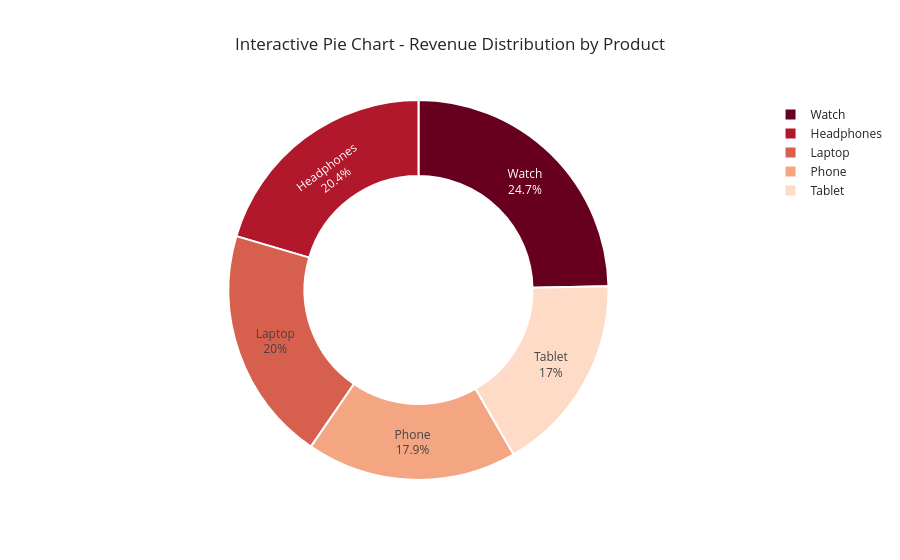

The notebook cell this image was saved under:
### Code cell
pie_data = sales_data.groupby('Product')['Revenue'].sum().reset_index()

fig = px.pie(pie_data,
             values='Revenue',
             names='Product',
             title='Interactive Pie Chart - Revenue Distribution by Product',
             hole=0.6,                       # Creates donut chart (0-1, 0=full pie)
             color_discrete_sequence=px.colors.sequential.RdBu,
             template='seaborn')

# Customize pie chart
fig.update_traces(
    textposition='inside',
    textinfo='percent+label',                # Options: 'label', 'percent', 'value', 'text'
    hovertemplate='<b>%{label}</b><br>Revenue: $%{value:,.0f}<br>Percentage: %{percent}<extra></extra>',
    marker=dict(line=dict(color='white', width=2))  # Add white border
)

fig.update_layout(height=600)
fig.show()

### Figure 1 — Plotly figure (JSON) as saved in the notebook; plotly's stock layout.template omitted (floating-point values rounded to 4 significant figures)
{"data": [{"domain": {"x": [0, 1], "y": [0, 1]}, "hole": 0.6, "hovertemplate": "<b>%{label}</b><br>Revenue: $%{value:,.0f}<br>Percentage: %{percent}<extra></extra>", "labels": ["Headphones", "Laptop", "Phone", "Tablet", "Watch"], "legendgroup": "", "marker": {"line": {"color": "white", "width": 2}}, "name": "", "showlegend": true, "textinfo": "percent+label", "textposition": "inside", "type": "pie", "values": [1703000000.0, 1668000000.0, 1495000000.0, 1414000000.0, 2059000000.0]}], "layout": {"autosize": true, "legend": {"tracegroupgap": 0}, "piecolorway": ["rgb(103,0,31)", "rgb(178,24,43)", "rgb(214,96,77)", "rgb(244,165,130)", "rgb(253,219,199)", "rgb(247,247,247)", "rgb(209,229,240)", "rgb(146,197,222)", "rgb(67,147,195)", "rgb(33,102,172)", "rgb(5,48,97)"], "title": {"text": "Interactive Pie Chart - Revenue Distribution by Product"}}}
